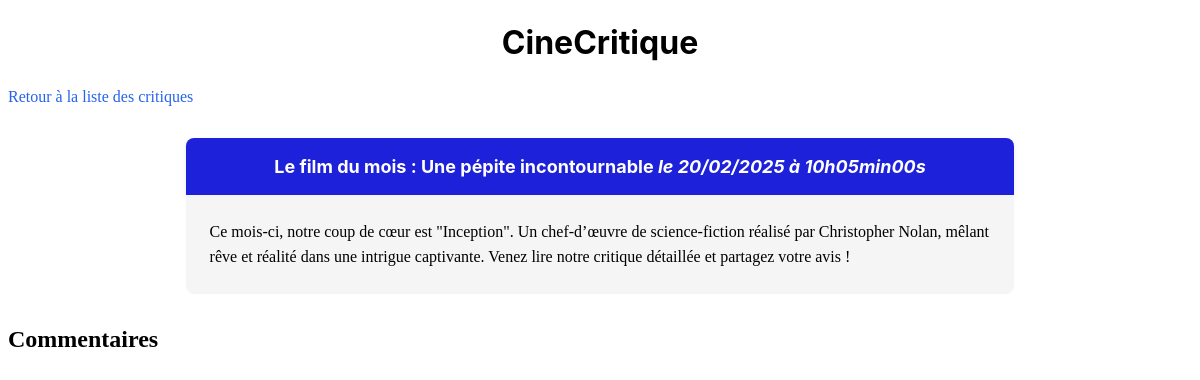
Page /blog/affichepost.php?id=2 on the committed database.
### tables this page shows
CREATE TABLE `posts` (
  `id` int(11) NOT NULL,
  `title` varchar(255) NOT NULL,
  `content` text NOT NULL,
  `creation_date` datetime NOT NULL
);

### blog/affichepost.php (called while the page is built, shortened)
<?php
require('src/model.php');
if (isset($_GET['id']) && $_GET['id'] > 0) {
$identifier = $_GET['id'];
} else {
echo 'Erreur : aucun identifiant de billet envoyé';
die;
}
$post = getPost($identifier);
require('templates/post.php');

### blog/src/model.php (called while the page is built, shortened)
<?php
function getPost($identifier) {
    try {
    $database = new PDO('mysql:host=localhost;dbname=blog;charset=utf8', 'blog', 'password');
    } catch(Exception $e) {
    die('Erreur : '.$e->getMessage());
    }
    $statement = $database->prepare(
    "SELECT id, title, content, DATE_FORMAT(creation_date, '%d/%m/%Y à %Hh%imin%ss') AS french_creation_date FROM posts WHERE id = ?"
    );
    $statement->execute([$identifier]);
    $row = $statement->fetch();
    $post = [
    'title' => $row['title'],
    'french_creation_date' => $row['french_creation_date'], 'content' => $row['content'],
    ];
    return $post;
    }

### blog/templates/post.php (the view, shortened to what this page needs)
<!DOCTYPE html>
<html>
    <head>
        <link href="style.css" rel="stylesheet" />
    </head>
    <body>
        <h1>CineCritique</h1>
        <p><a href="index.php">Retour à la liste des critiques</a></p>
        <div class="news">
            <h3>
                <?= htmlspecialchars($post['title']) ?>
                <em>le <?= $post['french_creation_date'] ?></em>
            </h3>
            <p>
                <?= nl2br(htmlspecialchars($post['content'])) ?>
            </p>
        </div>
        <h2>Commentaires</h2>
    </body>
</html>

### blog/style.css (style rules this page uses)
h1, h3 { text-align: center; font-family: 'Inter', sans-serif; line-height: 1.4; }
h3 { background-color: #1e21da; color: #ffffff; font-size: 1.125rem; margin-bottom: 0; padding: 1rem; border-radius: 8px 8px 0 0; box-shadow: 0 2px 4px rgba(0, 0, 0, 0.1); }
.news { width: 70%; max-width: 1200px; margin: 2rem auto; }
.news p { background-color: #f5f5f5; margin-top: 0; padding: 1.5rem; border-radius: 0 0 8px 8px; line-height: 1.6; }
a { text-decoration: none; color: #2563eb; transition: color 0.3s ease; }

### rows in the picture
posts: title "Le film du mois : Une pépite incontournable", content "Ce mois-ci, notre coup de cœur est \"Inception\". Un chef-d’œuvre de science-fiction réalisé par Christopher Nolan, mêlant rêve et réalité dans une intrigue captivante. Venez lire notre critique détaillée et partagez votre avis !"

### other values in the picture
$post['french_creation_date'] "20/02/2025 à 10h05min00s"
